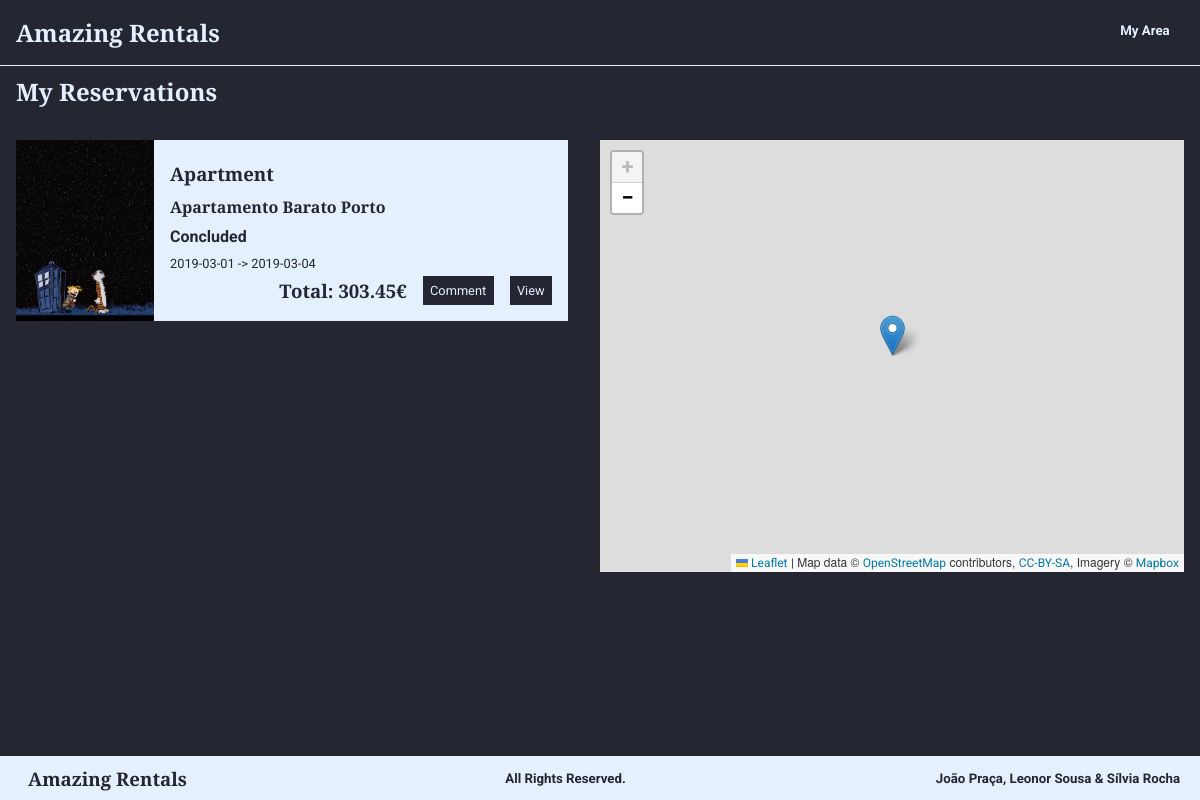
Before: /listReservations.php (signed in) with the older database file.
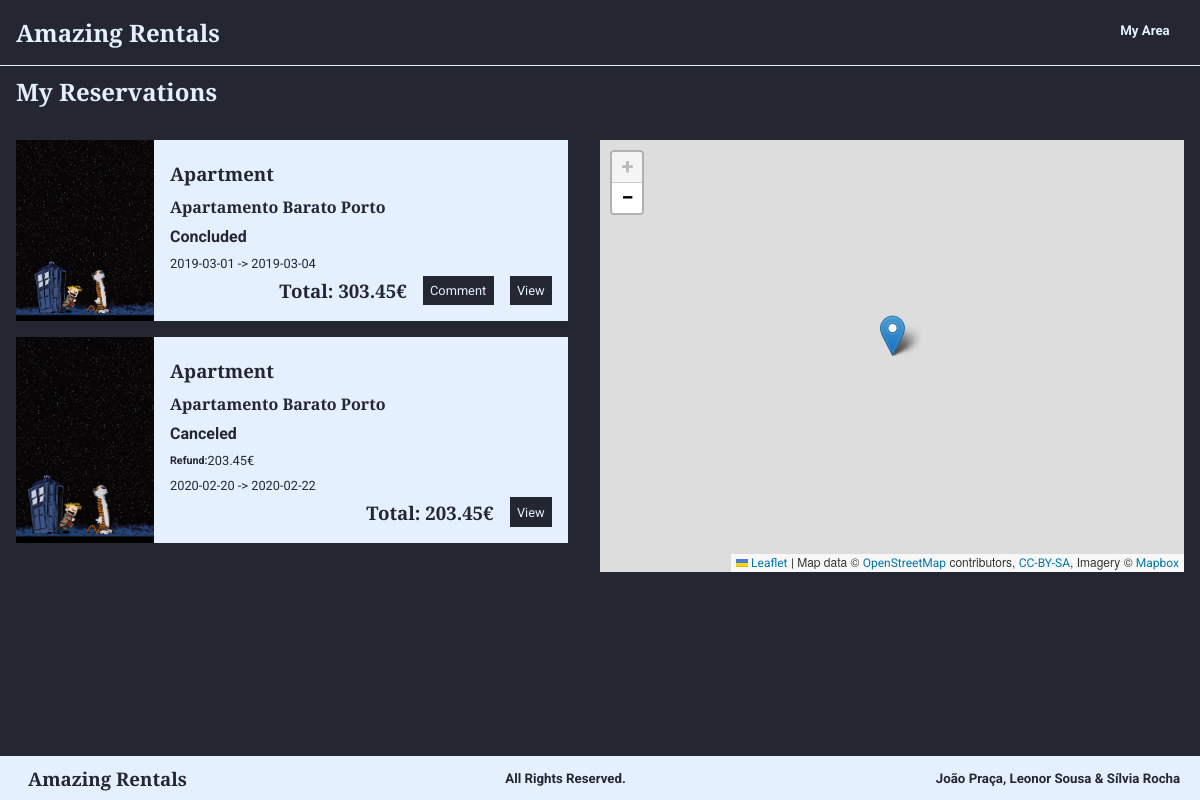
After: the same page with the newer database file.
### tables this page shows
CREATE TABLE Reserva (
    idReserva       INTEGER PRIMARY KEY, 
    dataCheckIn     DATE    NOT NULL,
    dataCheckOut    DATE   NOT NULL,
    numHospedes     INTEGER CHECK (numHospedes > 0), 
    precoTotal      REAL    CHECK (precoTotal > 0), 
    idEstado        INTEGER REFERENCES Estado(idEstado) ON DELETE CASCADE ON UPDATE CASCADE,
    idHabitacao     INTEGER REFERENCES Habitacao(idHabitacao),
    idUtilizador       INTEGER REFERENCES Utilizador(idUtilizador)
);

CREATE TABLE Imagem (
    urlImagem   VARCHAR(20) PRIMARY KEY, 
    legenda TEXT,
    idHabitacao   INTEGER REFERENCES Habitacao(idHabitacao) ON DELETE CASCADE ON UPDATE CASCADE
);

CREATE TABLE Habitacao (
    idHabitacao INTEGER PRIMARY KEY,
    nome        TEXT,
    numQuartos  INTEGER CHECK (numQuartos > 0), 
    maxHospedes INTEGER CHECK (maxHospedes > 0),  
    precoNoite  REAL    CHECK (precoNoite > 0), 
    taxaLimpeza REAL CHECK (taxaLimpeza >= 0), 
    descricao   TEXT,
    latitude    REAL    CHECK(latitude>=-90 and latitude<=90),
    longitude   REAL    CHECK(longitude>=-180 and longitude<=180),
    morada      TEXT,
    idCidade    INTEGER REFERENCES Cidade(idCidade) ON DELETE RESTRICT ON UPDATE RESTRICT, 
    idUtilizador INTEGER REFERENCES Utilizador(idUtilizador) ON DELETE CASCADE ON UPDATE CASCADE,
    idTipo      INTEGER REFERENCES TipoDeHabitacao (idTipo) ON DELETE SET NULL ON UPDATE CASCADE, 
    idPolitica  INTEGER REFERENCES PoliticaDeCancelamento (idPolitica) ON DELETE RESTRICT ON UPDATE CASCADE
);

CREATE TABLE TipoDeHabitacao (
    idTipo  INTEGER PRIMARY KEY,
    nome    VARCHAR(30) UNIQUE NOT NULL
);

CREATE TABLE Estado (
    idEstado    INTEGER PRIMARY KEY,                 
    estado      CHAR(9) UNIQUE NOT NULL
);

CREATE TABLE PoliticaDeCancelamento (
    idPolitica              INTEGER PRIMARY KEY,
    nome                    VARCHAR(25) UNIQUE NOT NULL, 
    descricao               VARCHAR(500) NOT NULL, 
    percentagemReembolso    INTEGER CHECK (percentagemReembolso >= 0 AND percentagemReembolso <= 1)
);

### database/habitations.php (called while the page is built, shortened)
<?php
function getReservationsByClient($user_id){
    global $db;
    $stmt = $db->prepare('SELECT idReserva FROM Reserva WHERE idUtilizador = ?');
    $stmt->execute(array($user_id));
    return $stmt->fetchAll();
}
function getReservationById($id){
    global $db;
    $stmt = $db->prepare('SELECT * FROM Reserva WHERE idReserva = ?');
    $stmt->execute(array($id));
    return $stmt->fetch();
}
function getHabitationById($id){
    global $db;
    $stmt = $db->prepare('SELECT * FROM Habitacao WHERE idHabitacao=?');
    $stmt->execute(array($id));
    return $stmt->fetch();
}
function getNameType($id){
    global $db;
    $stmt = $db->prepare('SELECT nome FROM TipoDeHabitacao WHERE idTipo=?');
    $stmt->execute(array($id));
    return $stmt->fetch();
}
function getPolicy($id){
    global $db;
    $stmt = $db->prepare('SELECT * FROM PoliticaDeCancelamento WHERE idPolitica=?');
    $stmt->execute(array($id));
    return $stmt->fetch();
}
function getHabitationPictures($id){
    global $db;
    $stmt = $db->prepare('SELECT * FROM Imagem WHERE idHabitacao=?');
    $stmt->execute(array($id));
    return $stmt->fetchAll();
}
function getStateName($idState){
    global $db;
    $stmt = $db->prepare('SELECT * FROM Estado WHERE idEstado=?');
    $stmt->execute(array($idState));
    return $stmt->fetch()['estado'];
}
?>

### templates/properties/viewShortReservation.php (the view)
<section class="reservationShort">
    <?php
        include_once("database/connection.php");
        include_once("database/habitations.php");
        $habitation=getHabitationById($reservation['idHabitacao']);
        $pictures=getHabitationPictures($habitation['idHabitacao']);
        if ($pictures != null){
            echo '<img src=' . $pictures[0]['urlImagem'] . ' alt=' . $pictures[0]['legenda'] . '>';
        }
        else{
            echo '<img src="images/ownerPicture.jpg"  alt="Habitation Picture">';
        }
    ?>
    <div class="rightText">
        <h3><?=getNameType($habitation['idTipo'])['nome']?></h3>
        <h1><?=$habitation['nome']?></h1>
        <h4><?=getStateName($reservation['idEstado'])?></h4>
        <?php
            $datetime1 = strtotime($reservation['dataCheckIn'] . ' 00:00:00');
            $datetime2 = strtotime($reservation['dataCheckOut'] . ' 00:00:00');
            $secs = $datetime2 - $datetime1;
            $days = $secs / 86400;
            $total = $habitation['precoNoite']*$days+$habitation['taxaLimpeza'];
            if ($reservation['idEstado']==3){ ?>
                <div class="align-left">
                    <h6>Refund:</h6>
                    <p> <?=getPolicy($habitation['idPolitica'])['percentagemReembolso']*$total?>€</p>
                </div>
        <?php } ?>
        <p><?=$reservation['dataCheckIn']?> -> <?=$reservation['dataCheckOut']?></p>
        <div class="horizontalElements">
            <h3>Total: <?=$total?>€</h3>
            <?php
                $state = $reservation['idEstado'];
                if ($state == 0)
                   include_once("templates/forms/cancel.php");
                else if ($state == 1 && $reservation['idUtilizador']==$_SESSION['user']){
                    echo '<a href="viewProperty.php?id=' . $habitation['idHabitacao'] . '#comment_form" class="submit"><p>Comment</p></a>';
                }
            ?>
            <a href="viewProperty.php?id=<?=$reservation['idHabitacao']?>" class="submit"> <p> View </p> </a>
        </div>
    </div>
</section>

### listReservations.php (shortened to what this page needs)
<?php
  include('database/connection.php');
  include('database/habitations.php');
  include('templates/common/header.php');
  $reservations = getReservationsByClient($_SESSION['user']);
  echo '<h2 class="subtitle">My Reservations</h2>';
  echo '<section class="listPropertiesMap">';
    echo '<aside id="map">';
      include('templates/properties/map.php');
    echo '</aside>';
    echo '<section id="propertiesSection">';
      foreach ($reservations as $reservationId){
        $reservation = getReservationById($reservationId['idReserva']);
        include("templates/properties/viewShortReservation.php");
      }
    echo '</section>';
  echo '</section>';
  include('templates/common/footer.php');
?>

Changed rows visible on the page:
added reserva: imagem.urlImagem (picture), idHabitacao.nome "Apartment", idHabitacao.nome "Apartamento Barato Porto", idEstado.estado "Canceled", idHabitacao+dataCheckOut+dataCheckIn "203.45", dataCheckIn "2020-02-20", dataCheckOut "2020-02-22", total "203.45"
